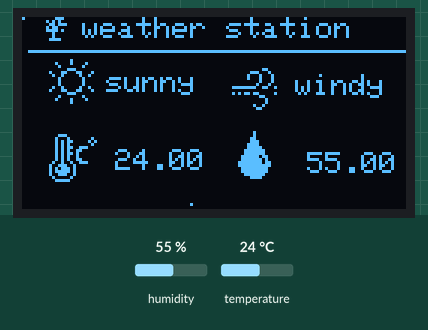
The sketch below on a simulated Arduino Uno, built with avr-gcc and run on an emulated ATmega328P. Parts: 128×64 one-colour display. Inputs (shaded band) come from the test bench; at power-on: humidity 55 %, temperature 24 °C. What the sketch prints to the serial monitor is not drawn.

Above: at 2.8 s.
2.9 s: humidity set to 22 %
At 5.3 s:
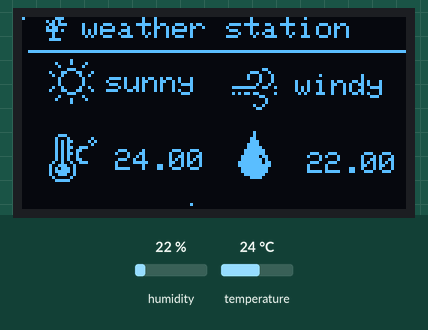
5.6 s: temperature set to 12 °C
At 7.4 s:
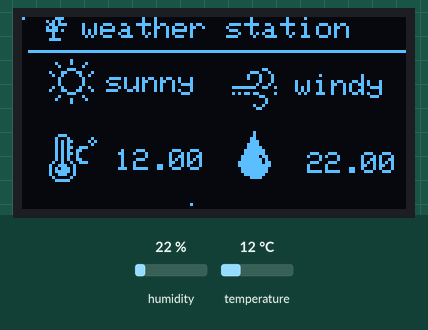
8.3 s: humidity set to 40 %
At 11.3 s:
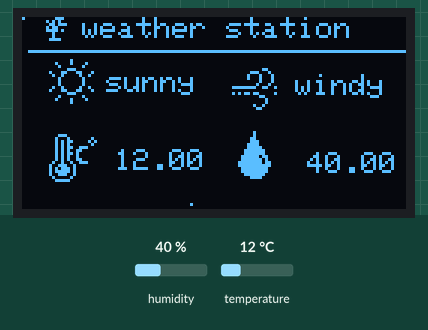
11.8 s: temperature set to 19 °C
Timing chart, 0 to 14.8 s (numbered marks = the images above; inputs shaded):
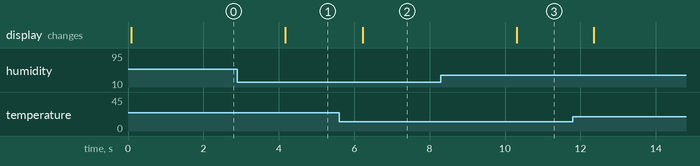

Measured:
- after the input at 2.9 s, the display: changes after 1.3 s (image 1)
- after the input at 5.6 s, the display: changes after 0.62 s (image 2)
- after the input at 8.3 s, the display: changes after 2.0 s (image 3)

The sketch:

OLED.ino
```cpp
#include <Wire.h>
#include <Adafruit_GFX.h>
#include <Adafruit_SSD1306.h>
#include "DHT.h"
#define SCREEN_WIDTH 128
#define SCREEN_HEIGHT 64
#define OLED_RESET     -1
#define SCREEN_ADDRESS 0x3C
#define NUMFLAKES     10
#define LOGO_HEIGHT   16
#define LOGO_WIDTH    16


static const unsigned char PROGMEM image_tree_bits[] = {0x0e,0x54,0x37,0x58,0x7a,0x10,0x10,0x3c};

static const unsigned char PROGMEM image_weather_humidity_bits[] = {0x00,0x00,0x04,0x00,0x00,0x00,0x04,0x00,0x00,0x00,0x0c,0x00,0x00,0x00,0x0e,0x00,0x00,0x00,0x1e,0x00,0x00,0x00,0x1f,0x00,0x00,0x00,0x3f,0x80,0x00,0x00,0x3f,0x80,0x00,0x00,0x7e,0xc0,0x00,0x00,0x7f,0x40,0x00,0x00,0xff,0x60,0x00,0x00,0xff,0xe0,0x00,0x00,0x7f,0xc0,0x00,0x00,0x7f,0xc0,0x00,0x00,0x3f,0x80,0x00,0x00,0x0f,0x00,0x00,0x00,0x00,0x00,0x00,0x00,0x00,0x00,0x00,0x00,0x00,0x00,0x00,0x00,0x00,0x00,0x00,0x00,0x00,0x00,0x00,0x00,0x00,0x00,0x00,0x00,0x00,0x00,0x00,0x00,0x00,0x00,0x80,0x00,0x00,0x00};

static const unsigned char PROGMEM image_weather_sun_bits[] = {0x01,0x00,0x21,0x08,0x10,0x10,0x03,0x80,0x8c,0x62,0x48,0x24,0x10,0x10,0x10,0x10,0x10,0x10,0x48,0x24,0x8c,0x62,0x03,0x80,0x10,0x10,0x21,0x08,0x01,0x00,0x00,0x00};

static const unsigned char PROGMEM image_weather_temperature_bits[] = {0x1c,0x00,0x22,0x02,0x2b,0x05,0x2a,0x02,0x2b,0x38,0x2a,0x60,0x2b,0x40,0x2a,0x40,0x2a,0x60,0x49,0x38,0x9c,0x80,0xae,0x80,0xbe,0x80,0x9c,0x80,0x41,0x00,0x3e,0x00};

static const unsigned char PROGMEM image_weather_wind_bits[] = {0x00,0x00,0x00,0x00,0x00,0x30,0x03,0x88,0x04,0x44,0x04,0x44,0x00,0x44,0x00,0x88,0xff,0x32,0x00,0x00,0xad,0x82,0x00,0x60,0x00,0x10,0x00,0x10,0x01,0x20,0x00,0xc0};


Adafruit_SSD1306 display(SCREEN_WIDTH, SCREEN_HEIGHT, &Wire, OLED_RESET);

DHT dht(2,DHT11);
float temp;
float humidity;

void setup() {
  dht.begin();
  Serial.begin(9600);
  display.begin(SSD1306_SWITCHCAPVCC, SCREEN_ADDRESS);
}

  void loop() {
  temp=dht.readTemperature();
  humidity=dht.readHumidity();
  // Layer 1
  display.clearDisplay();
  display.setTextColor(1);
  display.setTextWrap(false);
  display.setCursor(20, 0);
  display.print("weather station");

  // tree
  display.drawBitmap(7, 0, image_tree_bits, 8, 8, 1);

  // Layer 3
  display.setCursor(28, 18);
  display.print("sunny");

  // weather_sun
  display.drawBitmap(9, 14, image_weather_sun_bits, 15, 16, 1);

  // Layer 5
  display.setCursor(31, 44);
  display.print(temp);
  Serial.print(" C ");
  // weather_temperature
  display.drawBitmap(9, 39, image_weather_temperature_bits, 16, 16, 1);

  // Layer 7
  display.setCursor(91, 19);
  display.print("windy");

  // weather_wind
  display.drawBitmap(70, 15, image_weather_wind_bits, 15, 16, 1);

  // Layer 9
  display.setCursor(95, 45);
  display.print(humidity);
  Serial.println(" %");

  // weather_humidity
  display.drawBitmap(56, 38, image_weather_humidity_bits, 27, 25, 1);

  // Layer 11
  display.drawLine(0, 0, 0, 0, 1);

  // Layer 12
  display.drawLine(0, 0, 0, 0, 1);

  // Layer 13
  display.drawLine(0, 0, 0, 0, 1);

  // Layer 14
  display.drawLine(2, 11, 128, 11, 1);

  display.display();

}
```
